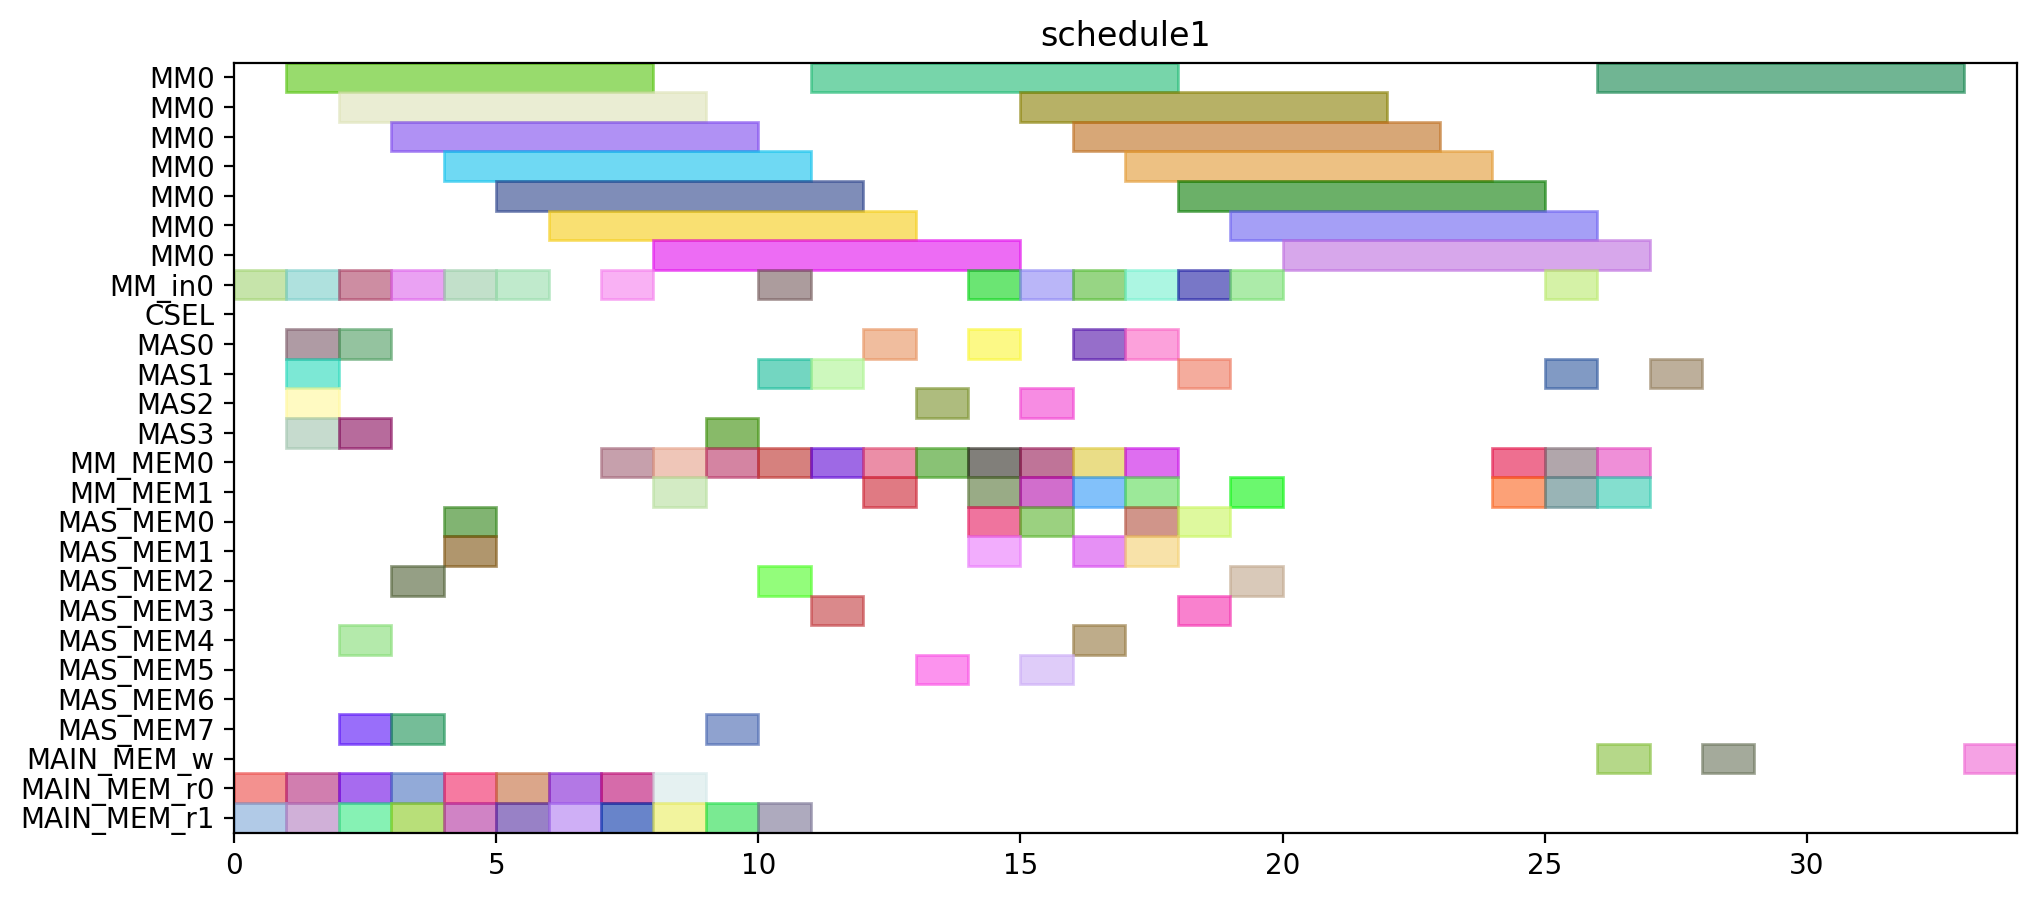

Write the Python code that produced this figure.
from pyschedule import Scenario, solvers, plotters, alt


def solve():
	horizon = 116
	S = Scenario("schedule1", horizon=horizon)

	# resource
	MM = S.Resources('MM', num=1, size=7)
	MM_in = S.Resources('MM_in', num=1)
	CSEL = S.Resource('CSEL')
	MAS = S.Resources('MAS', num=4, size=1, periods=range(1, horizon))
	MM_MEM = S.Resources('MM_MEM', num=2)
	MAS_MEM = S.Resources('MAS_MEM', num=8)
	MAIN_MEM_w = S.Resource('MAIN_MEM_w', size=1)
	MAIN_MEM_r = S.Resources('MAIN_MEM_r', num=2)

	# result of previous scheduling
	t0_mem1 = S.Task('t0_mem1', length=1, delay_cost=1)
	S += t0_mem1 >= 0
	t0_mem1 += MAIN_MEM_r[1]

	t2_in = S.Task('t2_in', length=1, delay_cost=1)
	S += t2_in >= 0
	t2_in += MM_in[0]

	t8_mem0 = S.Task('t8_mem0', length=1, delay_cost=1)
	S += t8_mem0 >= 0
	t8_mem0 += MAIN_MEM_r[0]

	t0_in = S.Task('t0_in', length=1, delay_cost=1)
	S += t0_in >= 1
	t0_in += MM_in[0]

	t13 = S.Task('t13', length=1, delay_cost=1)
	S += t13 >= 1
	t13 += MAS[2]

	t13_mem0 = S.Task('t13_mem0', length=1, delay_cost=1)
	S += t13_mem0 >= 1
	t13_mem0 += MAIN_MEM_r[0]

	t1_mem1 = S.Task('t1_mem1', length=1, delay_cost=1)
	S += t1_mem1 >= 1
	t1_mem1 += MAIN_MEM_r[1]

	t2 = S.Task('t2', length=7, delay_cost=1)
	S += t2 >= 1
	t2 += MM[0]

	t3 = S.Task('t3', length=1, delay_cost=1)
	S += t3 >= 1
	t3 += MAS[1]

	t4 = S.Task('t4', length=1, delay_cost=1)
	S += t4 >= 1
	t4 += MAS[3]

	t9 = S.Task('t9', length=1, delay_cost=1)
	S += t9 >= 1
	t9 += MAS[0]

	t0 = S.Task('t0', length=7, delay_cost=1)
	S += t0 >= 2
	t0 += MM[0]

	t14 = S.Task('t14', length=1, delay_cost=1)
	S += t14 >= 2
	t14 += MAS[3]

	t15_in = S.Task('t15_in', length=1, delay_cost=1)
	S += t15_in >= 2
	t15_in += MM_in[0]

	t15_mem0 = S.Task('t15_mem0', length=1, delay_cost=1)
	S += t15_mem0 >= 2
	t15_mem0 += MAS_MEM[4]

	t15_mem1 = S.Task('t15_mem1', length=1, delay_cost=1)
	S += t15_mem1 >= 2
	t15_mem1 += MAS_MEM[7]

	t2_mem0 = S.Task('t2_mem0', length=1, delay_cost=1)
	S += t2_mem0 >= 2
	t2_mem0 += MAIN_MEM_r[0]

	t3_mem1 = S.Task('t3_mem1', length=1, delay_cost=1)
	S += t3_mem1 >= 2
	t3_mem1 += MAIN_MEM_r[1]

	t8 = S.Task('t8', length=1, delay_cost=1)
	S += t8 >= 2
	t8 += MAS[0]

	t0_mem0 = S.Task('t0_mem0', length=1, delay_cost=1)
	S += t0_mem0 >= 3
	t0_mem0 += MAIN_MEM_r[0]

	t15 = S.Task('t15', length=7, delay_cost=1)
	S += t15 >= 3
	t15 += MM[0]

	t4_mem1 = S.Task('t4_mem1', length=1, delay_cost=1)
	S += t4_mem1 >= 3
	t4_mem1 += MAIN_MEM_r[1]

	t5_in = S.Task('t5_in', length=1, delay_cost=1)
	S += t5_in >= 3
	t5_in += MM_in[0]

	t5_mem0 = S.Task('t5_mem0', length=1, delay_cost=1)
	S += t5_mem0 >= 3
	t5_mem0 += MAS_MEM[2]

	t5_mem1 = S.Task('t5_mem1', length=1, delay_cost=1)
	S += t5_mem1 >= 3
	t5_mem1 += MAS_MEM[7]

	t10_in = S.Task('t10_in', length=1, delay_cost=1)
	S += t10_in >= 4
	t10_in += MM_in[0]

	t10_mem0 = S.Task('t10_mem0', length=1, delay_cost=1)
	S += t10_mem0 >= 4
	t10_mem0 += MAS_MEM[0]

	t10_mem1 = S.Task('t10_mem1', length=1, delay_cost=1)
	S += t10_mem1 >= 4
	t10_mem1 += MAS_MEM[1]

	t13_mem1 = S.Task('t13_mem1', length=1, delay_cost=1)
	S += t13_mem1 >= 4
	t13_mem1 += MAIN_MEM_r[1]

	t14_mem0 = S.Task('t14_mem0', length=1, delay_cost=1)
	S += t14_mem0 >= 4
	t14_mem0 += MAIN_MEM_r[0]

	t5 = S.Task('t5', length=7, delay_cost=1)
	S += t5 >= 4
	t5 += MM[0]

	t10 = S.Task('t10', length=7, delay_cost=1)
	S += t10 >= 5
	t10 += MM[0]

	t1_in = S.Task('t1_in', length=1, delay_cost=1)
	S += t1_in >= 5
	t1_in += MM_in[0]

	t20_mem1 = S.Task('t20_mem1', length=1, delay_cost=1)
	S += t20_mem1 >= 5
	t20_mem1 += MAIN_MEM_r[1]

	t4_mem0 = S.Task('t4_mem0', length=1, delay_cost=1)
	S += t4_mem0 >= 5
	t4_mem0 += MAIN_MEM_r[0]

	t1 = S.Task('t1', length=7, delay_cost=1)
	S += t1 >= 6
	t1 += MM[0]

	t8_mem1 = S.Task('t8_mem1', length=1, delay_cost=1)
	S += t8_mem1 >= 6
	t8_mem1 += MAIN_MEM_r[1]

	t9_mem0 = S.Task('t9_mem0', length=1, delay_cost=1)
	S += t9_mem0 >= 6
	t9_mem0 += MAIN_MEM_r[0]

	t1_mem0 = S.Task('t1_mem0', length=1, delay_cost=1)
	S += t1_mem0 >= 7
	t1_mem0 += MAIN_MEM_r[0]

	t20_in = S.Task('t20_in', length=1, delay_cost=1)
	S += t20_in >= 7
	t20_in += MM_in[0]

	t20_mem0 = S.Task('t20_mem0', length=1, delay_cost=1)
	S += t20_mem0 >= 7
	t20_mem0 += MM_MEM[0]

	t23_mem1 = S.Task('t23_mem1', length=1, delay_cost=1)
	S += t23_mem1 >= 7
	t23_mem1 += MAIN_MEM_r[1]

	t16_mem0 = S.Task('t16_mem0', length=1, delay_cost=1)
	S += t16_mem0 >= 8
	t16_mem0 += MM_MEM[0]

	t16_mem1 = S.Task('t16_mem1', length=1, delay_cost=1)
	S += t16_mem1 >= 8
	t16_mem1 += MM_MEM[1]

	t20 = S.Task('t20', length=7, delay_cost=1)
	S += t20 >= 8
	t20 += MM[0]

	t2_mem1 = S.Task('t2_mem1', length=1, delay_cost=1)
	S += t2_mem1 >= 8
	t2_mem1 += MAIN_MEM_r[1]

	t3_mem0 = S.Task('t3_mem0', length=1, delay_cost=1)
	S += t3_mem0 >= 8
	t3_mem0 += MAIN_MEM_r[0]

	t14_mem1 = S.Task('t14_mem1', length=1, delay_cost=1)
	S += t14_mem1 >= 9
	t14_mem1 += MAIN_MEM_r[1]

	t16 = S.Task('t16', length=1, delay_cost=1)
	S += t16 >= 9
	t16 += MAS[3]

	t17_mem0 = S.Task('t17_mem0', length=1, delay_cost=1)
	S += t17_mem0 >= 9
	t17_mem0 += MM_MEM[0]

	t17_mem1 = S.Task('t17_mem1', length=1, delay_cost=1)
	S += t17_mem1 >= 9
	t17_mem1 += MAS_MEM[7]

	t17 = S.Task('t17', length=1, delay_cost=1)
	S += t17 >= 10
	t17 += MAS[1]

	t18_mem0 = S.Task('t18_mem0', length=1, delay_cost=1)
	S += t18_mem0 >= 10
	t18_mem0 += MM_MEM[0]

	t23_in = S.Task('t23_in', length=1, delay_cost=1)
	S += t23_in >= 10
	t23_in += MM_in[0]

	t23_mem0 = S.Task('t23_mem0', length=1, delay_cost=1)
	S += t23_mem0 >= 10
	t23_mem0 += MAS_MEM[2]

	t9_mem1 = S.Task('t9_mem1', length=1, delay_cost=1)
	S += t9_mem1 >= 10
	t9_mem1 += MAIN_MEM_r[1]

	t18 = S.Task('t18', length=1, delay_cost=1)
	S += t18 >= 11
	t18 += MAS[1]

	t19_mem0 = S.Task('t19_mem0', length=1, delay_cost=1)
	S += t19_mem0 >= 11
	t19_mem0 += MM_MEM[0]

	t19_mem1 = S.Task('t19_mem1', length=1, delay_cost=1)
	S += t19_mem1 >= 11
	t19_mem1 += MAS_MEM[3]

	t23 = S.Task('t23', length=7, delay_cost=1)
	S += t23 >= 11
	t23 += MM[0]

	t19 = S.Task('t19', length=1, delay_cost=1)
	S += t19 >= 12
	t19 += MAS[0]

	t6_mem0 = S.Task('t6_mem0', length=1, delay_cost=1)
	S += t6_mem0 >= 12
	t6_mem0 += MM_MEM[0]

	t6_mem1 = S.Task('t6_mem1', length=1, delay_cost=1)
	S += t6_mem1 >= 12
	t6_mem1 += MM_MEM[1]

	t6 = S.Task('t6', length=1, delay_cost=1)
	S += t6 >= 13
	t6 += MAS[2]

	t7_mem0 = S.Task('t7_mem0', length=1, delay_cost=1)
	S += t7_mem0 >= 13
	t7_mem0 += MM_MEM[0]

	t7_mem1 = S.Task('t7_mem1', length=1, delay_cost=1)
	S += t7_mem1 >= 13
	t7_mem1 += MAS_MEM[5]

	t22_mem0 = S.Task('t22_mem0', length=1, delay_cost=1)
	S += t22_mem0 >= 14
	t22_mem0 += MM_MEM[0]

	t22_mem1 = S.Task('t22_mem1', length=1, delay_cost=1)
	S += t22_mem1 >= 14
	t22_mem1 += MM_MEM[1]

	t28_in = S.Task('t28_in', length=1, delay_cost=1)
	S += t28_in >= 14
	t28_in += MM_in[0]

	t28_mem0 = S.Task('t28_mem0', length=1, delay_cost=1)
	S += t28_mem0 >= 14
	t28_mem0 += MAS_MEM[0]

	t28_mem1 = S.Task('t28_mem1', length=1, delay_cost=1)
	S += t28_mem1 >= 14
	t28_mem1 += MAS_MEM[1]

	t7 = S.Task('t7', length=1, delay_cost=1)
	S += t7 >= 14
	t7 += MAS[0]

	t21_mem0 = S.Task('t21_mem0', length=1, delay_cost=1)
	S += t21_mem0 >= 15
	t21_mem0 += MM_MEM[0]

	t21_mem1 = S.Task('t21_mem1', length=1, delay_cost=1)
	S += t21_mem1 >= 15
	t21_mem1 += MM_MEM[1]

	t22 = S.Task('t22', length=1, delay_cost=1)
	S += t22 >= 15
	t22 += MAS[2]

	t25_in = S.Task('t25_in', length=1, delay_cost=1)
	S += t25_in >= 15
	t25_in += MM_in[0]

	t25_mem0 = S.Task('t25_mem0', length=1, delay_cost=1)
	S += t25_mem0 >= 15
	t25_mem0 += MAS_MEM[0]

	t25_mem1 = S.Task('t25_mem1', length=1, delay_cost=1)
	S += t25_mem1 >= 15
	t25_mem1 += MAS_MEM[5]

	t28 = S.Task('t28', length=7, delay_cost=1)
	S += t28 >= 15
	t28 += MM[0]

	t11_mem0 = S.Task('t11_mem0', length=1, delay_cost=1)
	S += t11_mem0 >= 16
	t11_mem0 += MM_MEM[0]

	t11_mem1 = S.Task('t11_mem1', length=1, delay_cost=1)
	S += t11_mem1 >= 16
	t11_mem1 += MM_MEM[1]

	t21 = S.Task('t21', length=1, delay_cost=1)
	S += t21 >= 16
	t21 += MAS[0]

	t25 = S.Task('t25', length=7, delay_cost=1)
	S += t25 >= 16
	t25 += MM[0]

	t27_in = S.Task('t27_in', length=1, delay_cost=1)
	S += t27_in >= 16
	t27_in += MM_in[0]

	t27_mem0 = S.Task('t27_mem0', length=1, delay_cost=1)
	S += t27_mem0 >= 16
	t27_mem0 += MAS_MEM[4]

	t27_mem1 = S.Task('t27_mem1', length=1, delay_cost=1)
	S += t27_mem1 >= 16
	t27_mem1 += MAS_MEM[1]

	t11 = S.Task('t11', length=1, delay_cost=1)
	S += t11 >= 17
	t11 += MAS[0]

	t12_mem0 = S.Task('t12_mem0', length=1, delay_cost=1)
	S += t12_mem0 >= 17
	t12_mem0 += MM_MEM[0]

	t12_mem1 = S.Task('t12_mem1', length=1, delay_cost=1)
	S += t12_mem1 >= 17
	t12_mem1 += MAS_MEM[1]

	t27 = S.Task('t27', length=7, delay_cost=1)
	S += t27 >= 17
	t27 += MM[0]

	t12 = S.Task('t12', length=1, delay_cost=1)
	S += t12 >= 18
	t12 += MAS[1]

	t29_in = S.Task('t29_in', length=1, delay_cost=1)
	S += t29_in >= 18
	t29_in += MM_in[0]

	t29_mem0 = S.Task('t29_mem0', length=1, delay_cost=1)
	S += t29_mem0 >= 18
	t29_mem0 += MAS_MEM[0]

	t29_mem1 = S.Task('t29_mem1', length=1, delay_cost=1)
	S += t29_mem1 >= 18
	t29_mem1 += MAS_MEM[3]

	t29 = S.Task('t29', length=7, delay_cost=1)
	S += t29 >= 19
	t29 += MM[0]


	# new tasks
	t24_in = S.Task('t24_in', length=1, delay_cost=1)
	t24_in += alt(MM_in)
	t24 = S.Task('t24', length=7, delay_cost=1)
	t24 += alt(MM)
	S += t24>=t24_in

	t24_mem0 = S.Task('t24_mem0', length=1, delay_cost=1)
	t24_mem0 += MAS_MEM[2]
	S += 18 < t24_mem0
	S += t24_mem0 <= t24

	t24_mem1 = S.Task('t24_mem1', length=1, delay_cost=1)
	t24_mem1 += MM_MEM[1]
	S += 17 < t24_mem1
	S += t24_mem1 <= t24

	t26_in = S.Task('t26_in', length=1, delay_cost=1)
	t26_in += alt(MM_in)
	t26 = S.Task('t26', length=7, delay_cost=1)
	t26 += alt(MM)
	S += t26>=t26_in

	t26_mem0 = S.Task('t26_mem0', length=1, delay_cost=1)
	t26_mem0 += MAS_MEM[0]
	S += 12 < t26_mem0
	S += t26_mem0 <= t26

	t26_mem1 = S.Task('t26_mem1', length=1, delay_cost=1)
	t26_mem1 += MM_MEM[1]
	S += 17 < t26_mem1
	S += t26_mem1 <= t26

	PZ_new_in = S.Task('PZ_new_in', length=1, delay_cost=1)
	PZ_new_in += alt(MM_in)
	PZ_new = S.Task('PZ_new', length=7, delay_cost=1)
	PZ_new += alt(MM)
	S += PZ_new>=PZ_new_in

	S += 0<PZ_new

	PZ_new_w = S.Task('PZ_new_w', length=1, delay_cost=1)
	PZ_new_w += alt(MAIN_MEM_w)
	S += PZ_new <= PZ_new_w

	PZ_new_mem0 = S.Task('PZ_new_mem0', length=1, delay_cost=1)
	PZ_new_mem0 += MM_MEM[0]
	S += 25 < PZ_new_mem0
	S += PZ_new_mem0 <= PZ_new

	PZ_new_mem1 = S.Task('PZ_new_mem1', length=1, delay_cost=1)
	PZ_new_mem1 += MM_MEM[1]
	S += 21 < PZ_new_mem1
	S += PZ_new_mem1 <= PZ_new

	PX_new = S.Task('PX_new', length=1, delay_cost=1)
	PX_new += alt(MAS)

	S += 0<PX_new

	PX_new_w = S.Task('PX_new_w', length=1, delay_cost=1)
	PX_new_w += alt(MAIN_MEM_w)
	S += PX_new <= PX_new_w

	PX_new_mem0 = S.Task('PX_new_mem0', length=1, delay_cost=1)
	PX_new_mem0 += MM_MEM[0]
	S += 22 < PX_new_mem0
	S += PX_new_mem0 <= PX_new

	PX_new_mem1 = S.Task('PX_new_mem1', length=1, delay_cost=1)
	PX_new_mem1 += alt(MM_MEM)
	S += (t24*MM[0])-1 < PX_new_mem1*MM_MEM[1]
	S += PX_new_mem1 <= PX_new

	PY_new = S.Task('PY_new', length=1, delay_cost=1)
	PY_new += alt(MAS)

	S += 0<PY_new

	PY_new_w = S.Task('PY_new_w', length=1, delay_cost=1)
	PY_new_w += alt(MAIN_MEM_w)
	S += PY_new <= PY_new_w

	PY_new_mem0 = S.Task('PY_new_mem0', length=1, delay_cost=1)
	PY_new_mem0 += MM_MEM[0]
	S += 23 < PY_new_mem0
	S += PY_new_mem0 <= PY_new

	PY_new_mem1 = S.Task('PY_new_mem1', length=1, delay_cost=1)
	PY_new_mem1 += alt(MM_MEM)
	S += (t26*MM[0])-1 < PY_new_mem1*MM_MEM[1]
	S += PY_new_mem1 <= PY_new

	solvers.mip.solve(S,msg=1,kind='CPLEX',ratio_gap=1.01)

	solution = [['hoge']*len(S.solution()[1]) for i in range(len(S.solution()))]
	for i in range(len(S.solution())):
		for j in range(len(S.solution()[i])):
			solution[i][j]=str(S.solution()[i][j])
	print(solution)

	cycles = int(solution[-1][3])

	pic_file_name = "/home/mfukuda/ABE/multiRAM_multiMAS_16mux/scheduling_result/stage7MM1_stage1MAS4/EP_ADD_A_0/schedule1.png"
	if(S.solution() != []):
		plotters.matplotlib.plot(S,img_filename=pic_file_name, show_task_labels=False, fig_size=(cycles*0.25+3, 5))

	return solution
